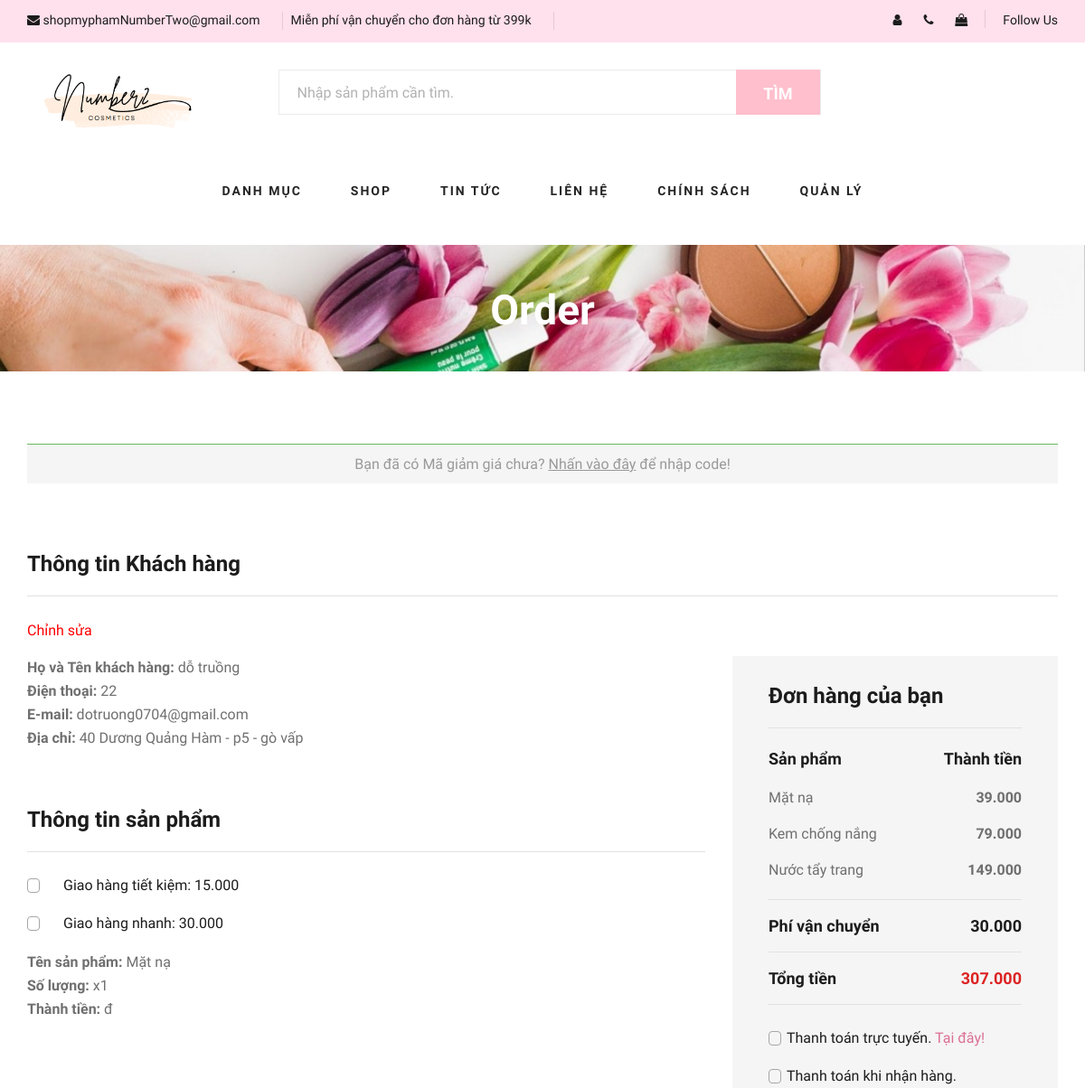
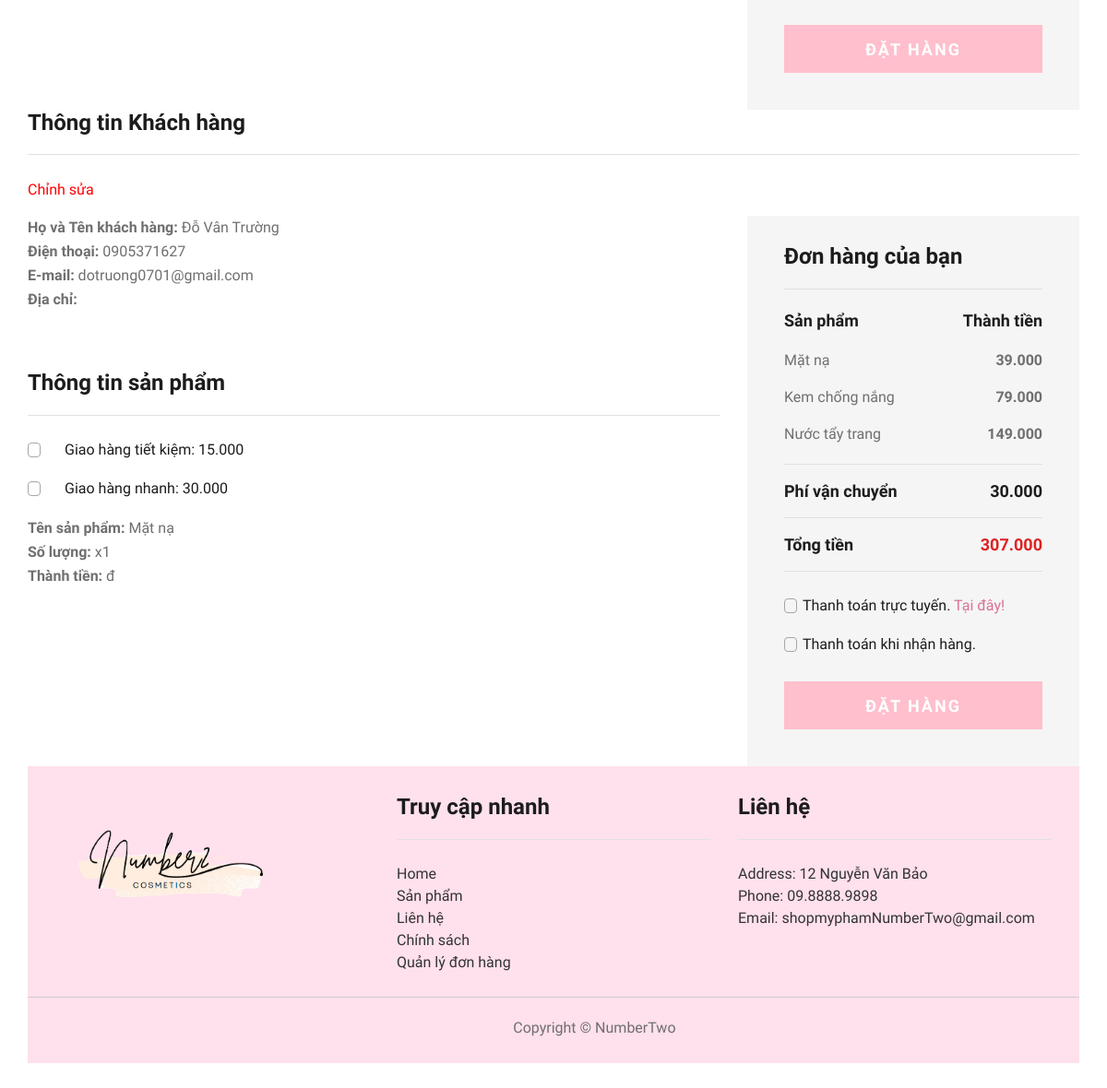
/dathang.php, run on an earlier commit of the app's database (2 pictures, top to bottom).
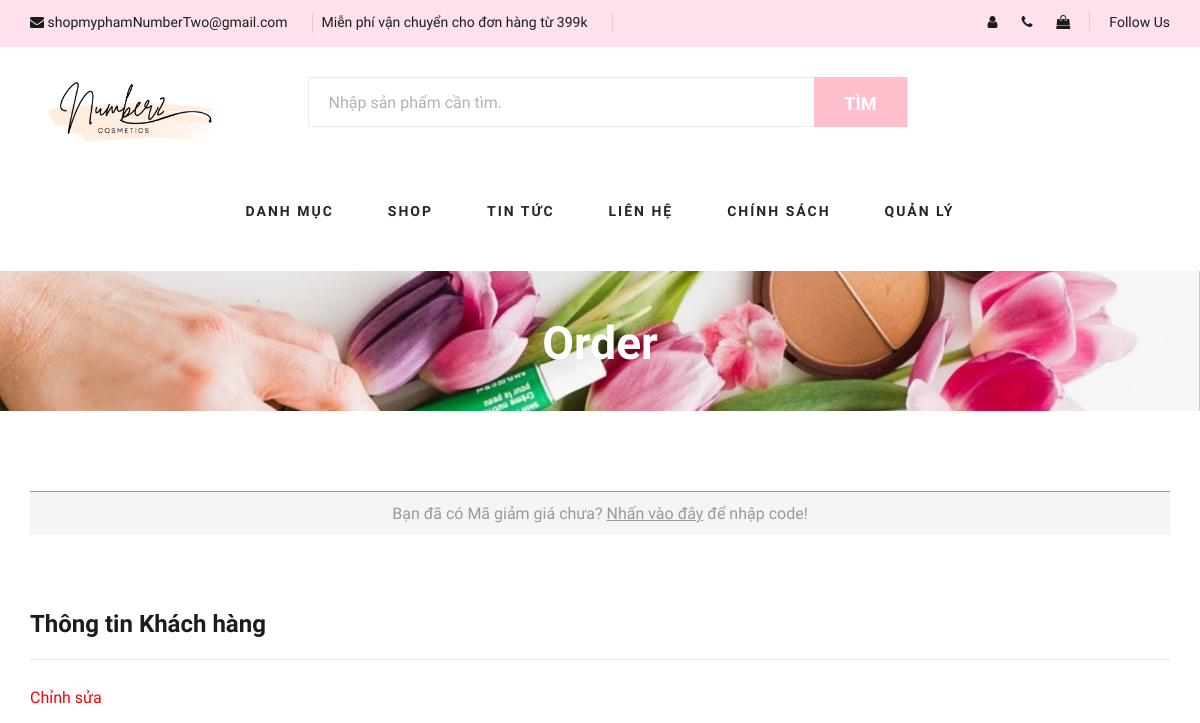
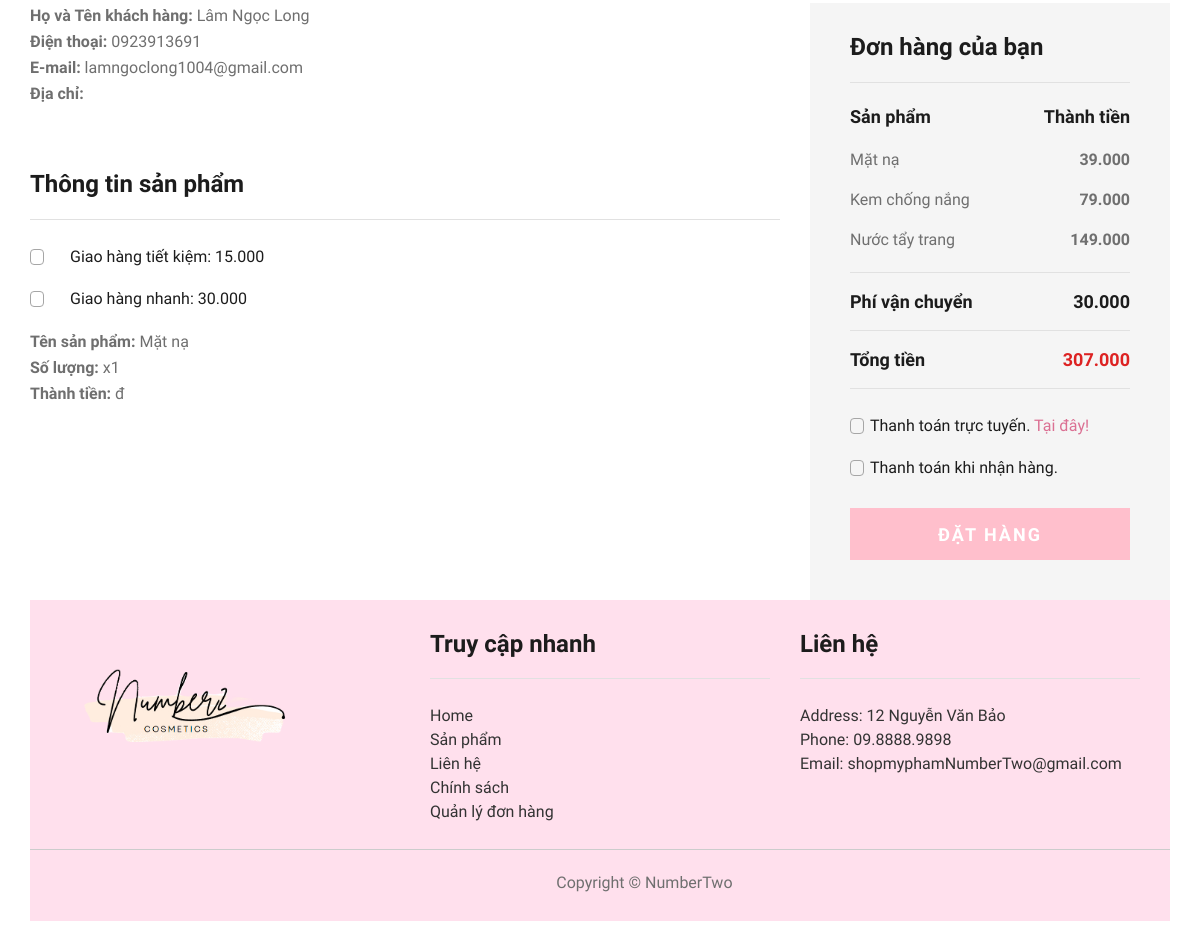
And on a later commit of the database (2 pictures, top to bottom).
### tables this page shows
CREATE TABLE `khachhang` (
  `MaKhachHang` int(11) NOT NULL,
  `HoTen` varchar(20) NOT NULL,
  `SoDienThoai` varchar(20) NOT NULL,
  `DiaChi` varchar(100) NOT NULL,
  `MatKhau` varchar(50) NOT NULL,
  `Email` varchar(100) NOT NULL,
  `trangThai` int(11) NOT NULL DEFAULT 1
);

### model/mCustomer.php (called while the page is built, shortened)
<?php
    include_once("connect.php");
    class MCustomer {
        function selectAllCustomers() {
            $p = new ConnectDB();
            if ($p->connect_DB($con)) {
                $str = "SELECT * FROM khachhang";
                $tbl = mysqli_query($con, $str);
                return $tbl;
            } else {
                return false;
            }
        }
    }
?>

### model/connect.php (called while the page is built, shortened)
<?php
    class ConnectDB{
        function connect_DB(& $conn){
            $conn = mysqli_connect("localhost", "root", "", "mypham");
            if ($conn){
                mysqli_set_charset($conn, "utf8");
                return $conn;
            }else{
                return false;
            }
        }
    }
?>

### controller/cCustomer.php (called while the page is built)
<?php
    include_once("Model/mCustomer.php");
    class CCustomer{
        function getAllCustomers(){
            $p = new MCustomer();
            $tbl = $p -> selectAllCustomers();
            return $tbl;
        }
    }
?>

### view/vCustomer1.php (the view, shortened to what the changed rows need)
<?php
    include_once("controller/cCustomer.php");
    class VCustomer{
        function viewAllCustomers(){
            $p = new CCustomer();
            $tbl = $p -> getAllCustomers();
            showCustomer($tbl);
        }
    }
    function showCustomer($tbl){
        if($tbl){
            if(mysqli_num_rows($tbl) >0){
                echo '<table class="prod_tbl"> <tr>';
                if ($row = mysqli_fetch_assoc($tbl)){
                    while($row = mysqli_fetch_assoc($tbl)){
                        if($row["trangThai"] == 1){
                            echo "
                            <h4>Thông tin Khách hàng</h4>
                            <p><a href='./themthongtin.html' style='color: red'> Chỉnh sửa</a></p>
                          <form action='#'>
                              <div class='row'>
                                  <div class='col-lg-8 col-md-6'>
                                    <p><b>Họ và Tên khách hàng:</b> ".$row["HoTen"]."<br>
                                       <b>Điện thoại:</b> ".$row["SoDienThoai"]."<br>
                                       <b>E-mail:</b> ".$row["Email"]."<br>
                                       <b>Địa chỉ:</b> ".$row["DiaChi"]."</p>
                                       <br><br>
                                 <h4>Thông tin sản phẩm</h4>
                                 <div class='checkout__input__checkbox'>
                                     <label>Giao hàng tiết kiệm: 15.000
                                           <span class='checkmark'></span>
                                     </label>
                                 </div>
                                 <div class='checkout__input__checkbox'>
                                     <label>Giao hàng nhanh: 30.000
                                           <span class='checkmark'></span>
                                      </label>
                                  </div>
                                    <p><b>Tên sản phẩm:</b> Mặt nạ<br>
                                       <b>Số lượng:</b> x1<br>
                                       <b>Thành tiền:</b> đ<br>
                                  </div>
                                  <div class='col-lg-4 col-md-6'>
                                      <div class='checkout__order'>
                                          <h4>Đơn hàng của bạn</h4>
                                          <div class='checkout__order__products'>Sản phẩm <span>Thành tiền</span></div>
                                          <ul>
                                              <li>Mặt nạ <span>39.000</span></li>
                                              <li>Kem chống nắng<span>79.000</span></li>
                                              <li>Nước tẩy trang<span>149.000</span></li>
                                          </ul>
                                          <div class='checkout__order__subtotal'>Phí vận chuyển<span>30.000</span></div>
                                          <div class='checkout__order__total'>Tổng tiền<span>307.000</span></div>
                                          <div class='checkout__input__checkbox'>
                                              <label for='payment'>
                                                  Thanh toán trực tuyến. <a href='./thongtinthanhtoan.html' style='color: palevioletred'>Tại đây!</a>
                                                  <span class='checkmark'></span>
                                              </label>
                                          </div>
                                          <div class='checkout__input__checkbox'>
                                              <label for='paypal'>
                                                  Thanh toán khi nhận hàng.
                                                  <span class='checkmark'></span>
                                              </label>
                                          </div>
                                          <button type='submit' class='site-btn2'>ĐẶT HÀNG</button>
                                      </div>
                                  </div>
                              </div>
                              ";
                        }
                    }
            }
        }else{
            echo"Vui lòng nhập dữ liệu!";
        }
    }
}
?>

What changed in the data, as far as the page shows it:
removed khachhang: HoTen "Đỗ Vân Trường", SoDienThoai "0905371627", Email "dotruong0701@gmail.com"
changed khachhang: HoTen "dỗ truồng" → "Lâm Ngọc Long"; SoDienThoai "22" → "0923913691"; Email "dotruong0704@gmail.com" → "lamngoclong1004@gmail.com"; DiaChi "40 Dương Quảng Hàm - p5 - gò vấp" → (not shown)
